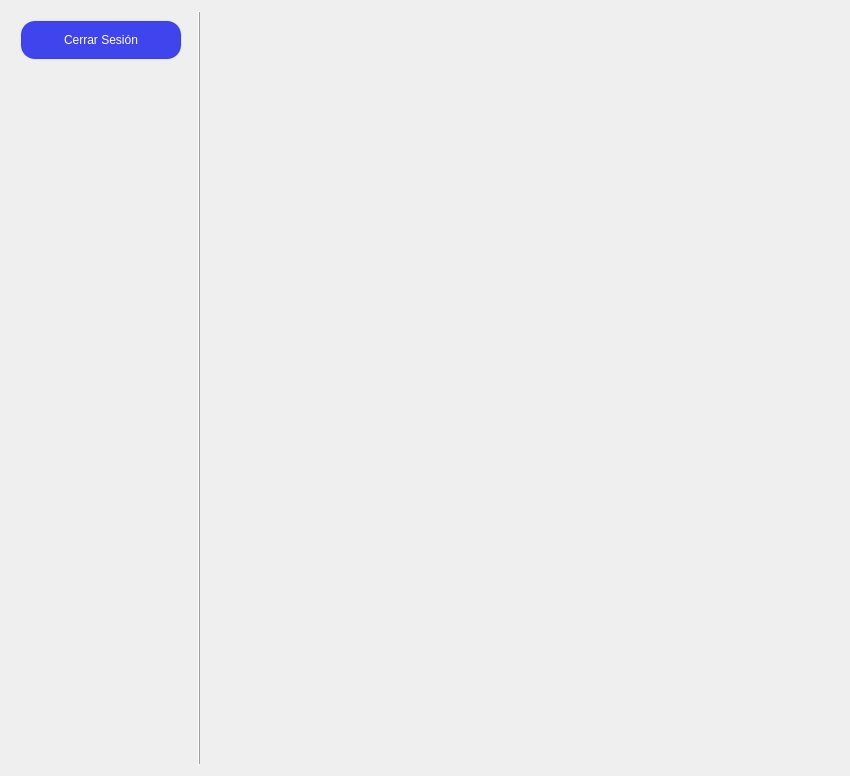
<?xml version="1.0" encoding="UTF-8"?>
<ui version="4.0">
 <class>AccountPage</class>
 <widget class="QWidget" name="AccountPage">
  <property name="geometry">
   <rect>
    <x>0</x>
    <y>0</y>
    <width>850</width>
    <height>776</height>
   </rect>
  </property>
  <property name="sizePolicy">
   <sizepolicy hsizetype="Expanding" vsizetype="Expanding">
    <horstretch>0</horstretch>
    <verstretch>0</verstretch>
   </sizepolicy>
  </property>
  <property name="windowTitle">
   <string>Form</string>
  </property>
  <layout class="QGridLayout" name="gridLayout">
   <item row="0" column="0">
    <widget class="QFrame" name="verticalFrame">
     <property name="sizePolicy">
      <sizepolicy hsizetype="Expanding" vsizetype="Expanding">
       <horstretch>0</horstretch>
       <verstretch>0</verstretch>
      </sizepolicy>
     </property>
     <property name="minimumSize">
      <size>
       <width>160</width>
       <height>0</height>
      </size>
     </property>
     <property name="maximumSize">
      <size>
       <width>180</width>
       <height>16777215</height>
      </size>
     </property>
     <property name="frameShape">
      <enum>QFrame::Shape::NoFrame</enum>
     </property>
     <layout class="QVBoxLayout" name="verticalLayout">
      <item>
       <widget class="Button" name="logout_button">
        <property name="sizePolicy">
         <sizepolicy hsizetype="Expanding" vsizetype="Fixed">
          <horstretch>0</horstretch>
          <verstretch>0</verstretch>
         </sizepolicy>
        </property>
        <property name="minimumSize">
         <size>
          <width>140</width>
          <height>40</height>
         </size>
        </property>
        <property name="maximumSize">
         <size>
          <width>200</width>
          <height>40</height>
         </size>
        </property>
        <property name="styleSheet">
         <string notr="true">QPushButton {
	border-radius: 15px;
	padding: 5px;
	background-color: rgb(64, 68, 237);
	color: white;
	border: 2px solid rgba(0, 0, 0, 10); /* Borde tenue */
}

QPushButton:hover {
  background-color: rgb(90, 90, 255);    /* Fondo al pasar el mouse */
  color: white;                /* Color del texto al pasar el mouse */
}

QPushButton:pressed {
  background-color: rgb(51, 55, 188)     /* Fondo al presionar */
  color: white;                /* Color del texto al presionar */
}

QPushButton:disabled {
  background-color: rgb(39, 39, 43);     /* Fondo deshabilitado */
  color: #7f8c8d;                /* Color del texto deshabilitado */
}

QPushButton:checked {
  background-color: #27ae60;     /* Fondo cuando está checkable y activado */
  color: #ecf0f1;        
}</string>
        </property>
        <property name="text">
         <string>Cerrar Sesión</string>
        </property>
       </widget>
      </item>
      <item>
       <spacer name="verticalSpacer">
        <property name="orientation">
         <enum>Qt::Orientation::Vertical</enum>
        </property>
        <property name="sizeType">
         <enum>QSizePolicy::Policy::Expanding</enum>
        </property>
        <property name="sizeHint" stdset="0">
         <size>
          <width>20</width>
          <height>40</height>
         </size>
        </property>
       </spacer>
      </item>
     </layout>
    </widget>
   </item>
   <item row="0" column="1">
    <widget class="Line" name="line">
     <property name="sizePolicy">
      <sizepolicy hsizetype="Expanding" vsizetype="Expanding">
       <horstretch>0</horstretch>
       <verstretch>0</verstretch>
      </sizepolicy>
     </property>
     <property name="minimumSize">
      <size>
       <width>5</width>
       <height>0</height>
      </size>
     </property>
     <property name="maximumSize">
      <size>
       <width>5</width>
       <height>16777215</height>
      </size>
     </property>
     <property name="styleSheet">
      <string notr="true"/>
     </property>
     <property name="frameShadow">
      <enum>QFrame::Shadow::Raised</enum>
     </property>
     <property name="lineWidth">
      <number>1</number>
     </property>
     <property name="midLineWidth">
      <number>0</number>
     </property>
     <property name="orientation">
      <enum>Qt::Orientation::Vertical</enum>
     </property>
    </widget>
   </item>
   <item row="0" column="2">
    <widget class="QWidget" name="subpages_widget" native="true">
     <property name="sizePolicy">
      <sizepolicy hsizetype="Expanding" vsizetype="Expanding">
       <horstretch>0</horstretch>
       <verstretch>0</verstretch>
      </sizepolicy>
     </property>
     <property name="styleSheet">
      <string notr="true">QWidget {
	border: 2 px solid black;
}
</string>
     </property>
     <layout class="QGridLayout" name="subpages_layout"/>
    </widget>
   </item>
  </layout>
 </widget>
 <customwidgets>
  <customwidget>
   <class>Button</class>
   <extends>QPushButton</extends>
   <header>view/elements/button.h</header>
  </customwidget>
 </customwidgets>
 <resources/>
 <connections/>
</ui>
